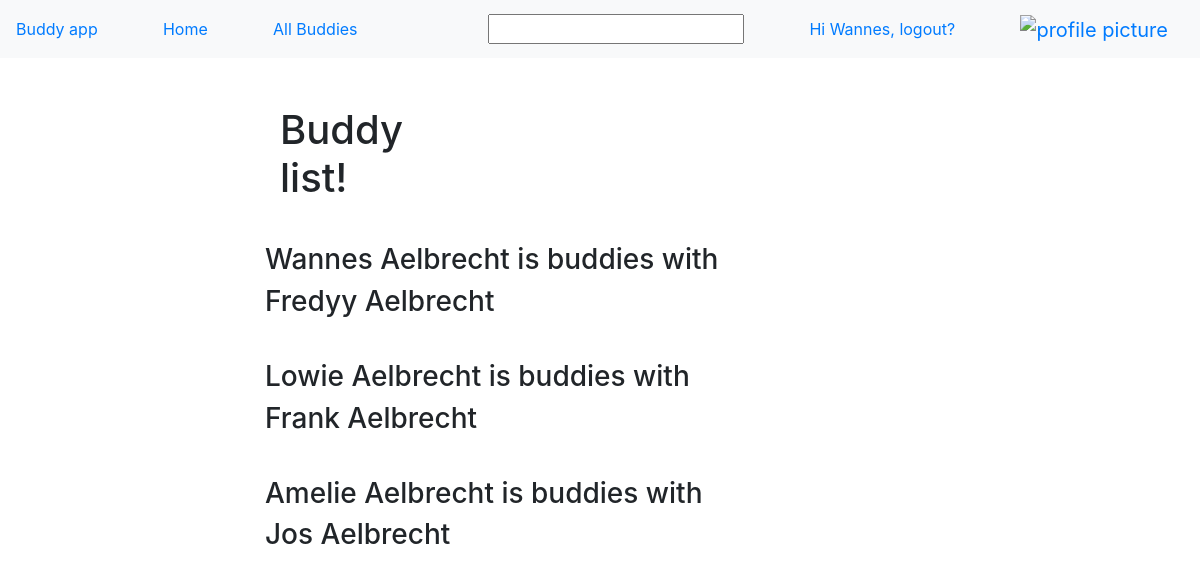
Screenshot of /buddielist.php (signed in) with the database file from the repository.
### tables this page shows
CREATE TABLE `tl_user` (
  `id` int(11) NOT NULL,
  `firstName` varchar(255) NOT NULL,
  `lastName` varchar(255) NOT NULL,
  `email` varchar(255) NOT NULL,
  `description` mediumtext NOT NULL,
  `profilePicture` longtext NOT NULL,
  `password` varchar(255) NOT NULL,
  `city` varchar(255) NOT NULL,
  `courseInterests` varchar(255) NOT NULL,
  `schoolYear` varchar(255) NOT NULL,
  `sportType` varchar(255) NOT NULL,
  `goingOutType` varchar(255) NOT NULL,
  `matchId` int(11) NOT NULL
);

### classes/UserManager.php (called while the page is built, shortened)
<?php
class UserManager
{
    public static function getUserFromDatabase()
    {
        $conn = Db::getConnection();
        $statement = $conn->prepare("select * from tl_user where id= :id");
        $statement->bindValue(":id", $_SESSION["user_id"]);
        $statement->execute();
        $userData = $statement->fetchAll(PDO::FETCH_ASSOC);
        return $userData;
    }
    public static function matches()
    {
        $conn = Db::getConnection();
        $statement = $conn->prepare("SELECT a.* FROM tl_user a JOIN (SELECT email, matchId, COUNT(*) FROM tl_user GROUP BY matchId HAVING count(*) > 1) b ON  a.matchId = b.matchId ORDER BY a.matchId");
        $statement->execute();
        $users = $statement->fetchAll(PDO::FETCH_ASSOC);
        return $users;
    }
}

### buddielist.php (the view, shortened to what this page needs)
<?php
    include_once(__DIR__ . "/classes/UserManager.php");
    $id =  $_SESSION["user_id"];
    if (isset($_SESSION["logged_in"]) && $_SESSION["logged_in"]) {
        $user = new User();
        $user->setId($id);
        $users = Usermanager::matches($user);
    } else {
        header("Location: login.php");
    }
?>
<!DOCTYPE html>
<html lang="en">
<head>
</head>
<body>
    <?php include_once("include/nav.inc.php"); ?>
    <div class="container mt-5">
        <h1 class="col-md-4">Buddy list!</h1>
        <?php
        $i = 0;
        foreach($users as $user):
        ?>
        <h3>
            <?php
            ++$i;
            if($i==1) {
                echo "<br>";
                echo $user['firstName'] . " " . $user['lastName'];
                echo " is buddies with";
            }
            if($i==2) {
                echo $user['firstName'] . " " . $user['lastName'];
                $i=0;
            }
           ?>
        </h3>
        <?php endforeach; ?>
    </div>
</body>
</html>

### include/nav.inc.php (shortened to what this page needs)
<?php
       include_once(__CLASS__ ."classes/UserManager.php");
        $currentUser = UserManager::getUserFromDatabase();
?>
<!DOCTYPE html>
<html lang="en">
<head>
    <link rel="stylesheet" href="./css/style.css">
    <link rel="stylesheet" href="./css/bootstrap-4.4.1-dist/css/bootstrap.css">
</head>
<body>
    <nav class="navbar nav bg-light">
        <a href="index.php" class="logo">Buddy app</a>
        <a href="index.php">Home</a>
        <a href="buddielist.php">All Buddies</a>
        <form action="" method="post">
            <input type="text">
        </form>
        <a href="logout.php" class="navbar__logout">Hi <?php echo $currentUser[0]['firstName']?>, logout?</a>
        <a class="navbar-brand" href="#">
            <img src="<?php echo $currentUser[0]['profilePicture']?>" width="50" height="50" alt="profile picture">
        </a>
    </nav>
</body>
</html>

### css/style.css (style rules this page uses)
@media (min-width: 992px) { .container { width: 700px !important; } }

### rows the page displays
tl_user: firstName "Wannes", lastName "Aelbrecht"
tl_user: firstName "Fredyy", lastName "Aelbrecht"
tl_user: firstName "Lowie", lastName "Aelbrecht"
tl_user: firstName "Frank", lastName "Aelbrecht"
tl_user: firstName "Amelie", lastName "Aelbrecht"
tl_user: firstName "Jos", lastName "Aelbrecht"
